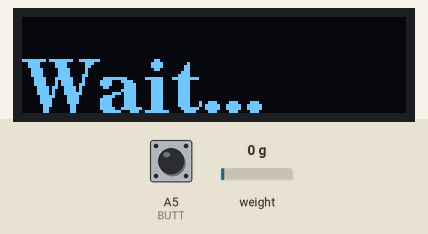
Recording of a sketch running on a simulated Arduino Uno, built with avr-gcc and run on an emulated ATmega328P. On the bench: 128×32 one-colour display. Inputs (shaded band) come from the test bench; at power-on: weight on the scale 0 g, A5 (BUTT) HIGH. What the sketch prints to the serial monitor is not drawn.

Above: at 2.6 s.
At 7.4 s:
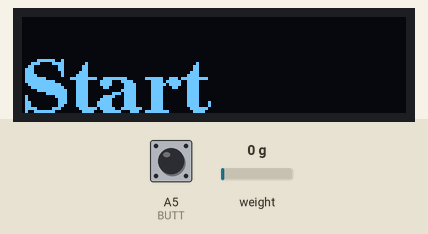
7.5 s: weight on the scale set to 91 g
11.7 s: weight on the scale set to 110 g
At 14.5 s:
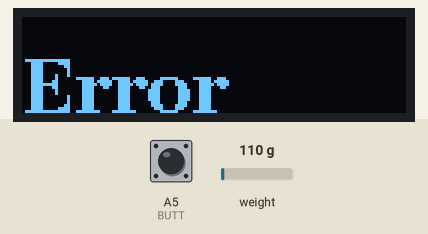
Timing chart, 0 to 16.0 s (numbered marks = the images above; inputs shaded):
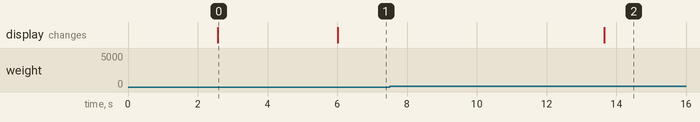

Measured:
- the behaviour switches between 99 and 100 g on weight on the scale (found by bisection; images 1 and 2)
- after the input at 7.5 s, every drawn part: stays the same
- after the input at 11.7 s, the display: changes after 2.0 s (image 2)
- what the display in image 0 shows lasts 3.4 s, from 2.6 s to 6.0 s

The sketch:

sketch_scales_proj_v2.ino
```cpp
#include <HX711_ADC.h>
#include <Arduino.h>
#include <U8g2lib.h>
#include <SPI.h>
#include <Wire.h>

//pins:
#define BUTT A5             // button pin
const int HX711_dout = 6;   // DT      mcu > HX711 dout pin
const int HX711_sck = 5;    // SCK     mcu > HX711 sck pin

float calibrationValue;     // calibration value
float newCalibrationValue;

bool isStarted = false;     // start scales work
bool isError = false;       // for error handler

bool button_flag = 0;
bool button;
unsigned long last_press;

// HX711 constructor
HX711_ADC LoadCell(HX711_dout, HX711_sck);

// Display lib init
U8G2_SSD1306_128X32_UNIVISION_F_HW_I2C u8g2(U8G2_R0);

unsigned long t = 0;

void setup() {
  pinMode(BUTT, INPUT_PULLUP);
  u8g2.begin();
  Serial.begin(57600); delay(10);
  Serial.println("");
  Serial.println("Starting...");

  calibrationValue = 23.18;

  LoadCell.begin();
  unsigned long stabilizingtime = 2000;   // tare preciscion can be improved by adding a few seconds of stabilizing time
  boolean _tare = true;
  LoadCell.start(stabilizingtime, _tare);
  if (LoadCell.getTareTimeoutFlag()) {
    Serial.println("Timeout, check MCU>HX711 wiring and pin designations");
  }
  else {
    LoadCell.setCalFactor(calibrationValue); // set calibration factor
    Serial.println("Startup is complete");
  }
  while (!LoadCell.update());
  Serial.print("Calibration value: ");
  Serial.println(LoadCell.getCalFactor());

  if (LoadCell.getSPS() < 7) {
    Serial.println("!!Sampling rate is lower than specification, check MCU>HX711 wiring and pin designations");
  }
  else if (LoadCell.getSPS() > 100) {
    Serial.println("!!Sampling rate is higher than specification, check MCU>HX711 wiring and pin designations");
  }
  // check_calibrate();
}

void loop() {
  // Serial.println(digitalRead(HX711_dout));
  // Serial.println(digitalRead(HX711_sck));
  // delay(1000);
  button = !digitalRead(BUTT);
  char num_buffer[10];

  // if (!digitalRead(HX711_dout)) {
  //   u8g2.clearBuffer();
  //   u8g2.setFont(u8g2_font_ncenB18_tr);
  //   u8g2.drawStr(0,32, "Error");
  //   u8g2.sendBuffer();
  // }
  //else {
    static boolean newDataReady = 0;
    const int serialPrintInterval = 1000; // delay in calculating weight

    // check for new data/start next conversion:
    if (LoadCell.update()) newDataReady = true;

    // get value from scales:
    if (newDataReady) {
      if (millis() > t + serialPrintInterval) {
        //Serial.println("Go");
        if (!isStarted) {

          u8g2.clearBuffer();
          u8g2.setFont(u8g2_font_ncenB18_tr);
          u8g2.drawStr(0,32, "Wait...");
          u8g2.sendBuffer();

          check_calibrate();
          isStarted = true;

          if (newCalibrationValue - calibrationValue >= 10 || newCalibrationValue - calibrationValue <= -10) {

            Serial.println("Error. Check sensors or put scales on flat area.");

            u8g2.clearBuffer();
            u8g2.setFont(u8g2_font_ncenB18_tr);
            u8g2.drawStr(0,32, "Error");
            u8g2.sendBuffer();

            delay(4000);

            isStarted = false;
            isError = true;
          }
          else {
            LoadCell.setCalFactor(calibrationValue);
            isError = false;
          }
        }
        else {
          float i = LoadCell.getData();

          //if (i >= 50 || i <= -50) {
            // output in com port
            Serial.print("Load_cell output val: ");
            Serial.println(i);

            // output on display
            u8g2.clearBuffer();
            u8g2.setFont(u8g2_font_ncenB18_tr);
            dtostrf(i, 8, 2, num_buffer);
            u8g2.drawStr(0, 32, num_buffer);
            u8g2.sendBuffer();
            memset(num_buffer, 0, sizeof(num_buffer));
          //}
          // else {
          //   Serial.print("Load_cell output val: ");
          //   Serial.println("0.00");

          //   u8g2.clearBuffer();
          //   u8g2.setFont(u8g2_font_ncenB18_tr);
          //   u8g2.drawStr(0,32, "0.00");
          //   u8g2.sendBuffer();
          // }
          newDataReady = 0;
          t = millis();
        }
      }
    }
  //}

  // tare function if button pressed
  if (button == 1 && button_flag == 0 && millis() - last_press > 100) {
    button_flag = 1;
    //Serial.println("Pressed");
    last_press = millis();
  }

  if (button == 0 && button_flag == 1) {
    button_flag = 0;
    LoadCell.tareNoDelay();
    //Serial.println("Released");
  }

  // check if last tare operation is complete:
  if (LoadCell.getTareStatus() == true) {
    Serial.println("Tare done");

    u8g2.clearBuffer();
    u8g2.setFont(u8g2_font_ncenB18_tr);
    u8g2.drawStr(0,32, "Tare done");
    u8g2.sendBuffer();
    delay(1000);
  }
}

void check_calibrate() {
  Serial.println("***");
  Serial.println("Start calibration:");
  Serial.println("Place the load cell an a level stable surface.");
  Serial.println("Remove any load applied to the load cell.");

  delay(2000);

  LoadCell.update();
  LoadCell.tare();

  Serial.print("Tared mass: ");
  Serial.println(LoadCell.getData());
  Serial.print("Tare status: ");
  Serial.println(LoadCell.getTareStatus());

  LoadCell.update();

  delay(1000);

  u8g2.clearBuffer();
  u8g2.setFont(u8g2_font_ncenB18_tr);
  u8g2.drawStr(0,32, "Start");
  u8g2.sendBuffer();

  Serial.println("Start to check calibration.");

  delay(3000);

  bool isGoodMass = false;

  float known_mass = 0;

  while(!isGoodMass) {
    if(millis() > t + 1000) {
      LoadCell.update();
      known_mass = LoadCell.getData();

      if (known_mass >= 100) {
        isGoodMass = true;
      }

      // Serial.print("New mass is: ");
      // Serial.println(known_mass);

      t = millis();
    }
  }

  // Serial.print("New mass is: ");
  // Serial.println(known_mass);

  LoadCell.refreshDataSet();
  newCalibrationValue = LoadCell.getNewCalibration(220); //get the new calibration value

  Serial.print("New calibration value: ");
  Serial.println(newCalibrationValue);

  //Serial.println("End calibration");
}
```
